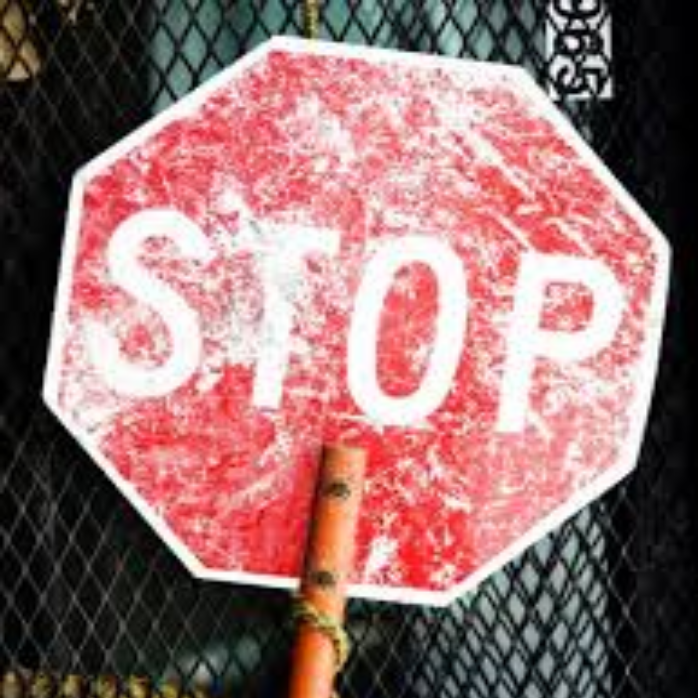
#> input picture broken2.png, 698 x 698 px
$ python contour.py
#> lines starting #> are read from the running program, lines starting #| are printed output that depends on the picture; after the words box and inside, x2 and y2 are one past the last pixel; in counts of white or black regions, pixels touching at a corner belong together
import numpy as np
import cv2 as cv
import matplotlib.pyplot as plt
from matplotlib.widgets import Button


fig, ax = plt.subplots()
plt.subplots_adjust(bottom=0.2)
img = cv.imread('broken2.png')
#> img is the input picture: shape (698, 698, 3); mean B, G, R 112.4, 112.9, 149.4
imgray = cv.cvtColor(img, cv.COLOR_BGR2GRAY)
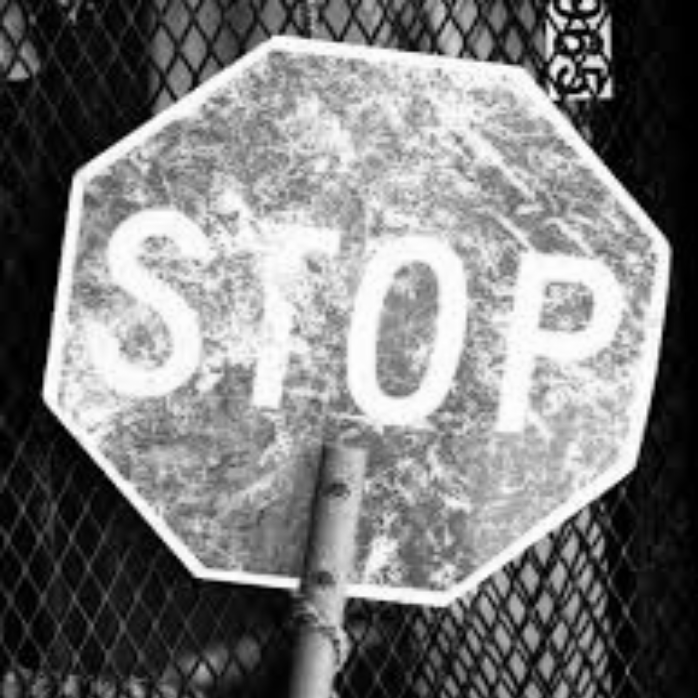
#> imgray: shape (698, 698); min 0, max 255, mean 123.7
ret, thresh = cv.threshold(imgray, 127, 255, 0)
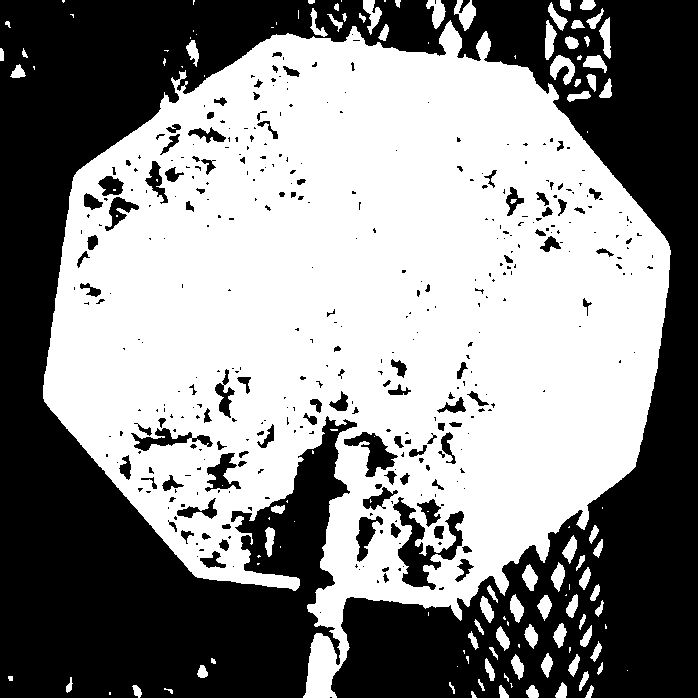
#> thresh: shape (698, 698); 54.3% white; 382 black regions (267 under 20 px)
contours, hierarchy = cv.findContours(thresh, cv.RETR_CCOMP, cv.CHAIN_APPROX_SIMPLE)
#> contours = 516 contours, 312 with area under 20; largest, box (x1, y1, x2, y2) and area: (43, 20, 671, 698) 269147, (392, 496, 465, 591) 2472, (343, 431, 399, 478) 1050, (204, 452, 242, 493) 708, (130, 427, 193, 452) 664

cv.drawContours(img, contours, -1, (0,255,0),3)
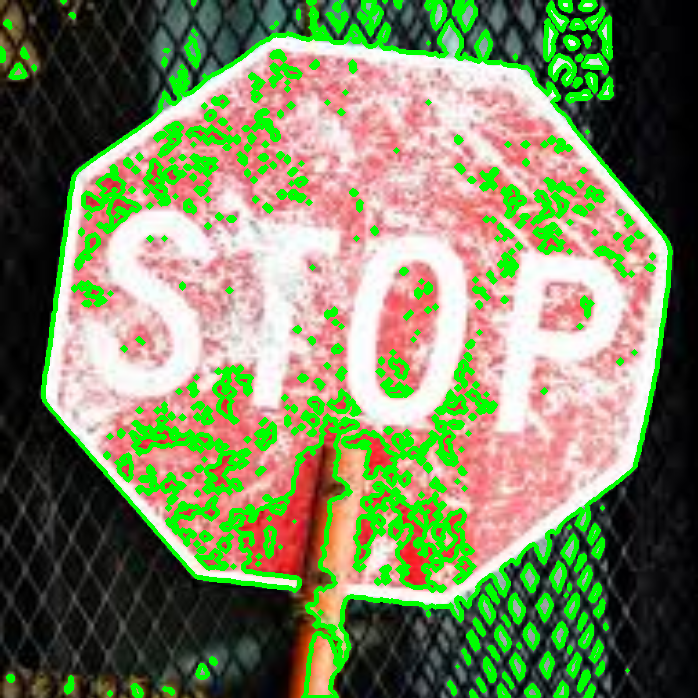
#> img: shape (698, 698, 3); 14.11% of pixels changed, all inside (x1, y1, x2, y2) = (0, 0, 673, 698)
ax.imshow(img)

class Index():

    contour_index =-1

    def next(self, event):
        self.contour_index += 1
        cv.drawContours(img, contours, self.contour_index, (255,0,0),3)
        ax.imshow(img)
        plt.draw()

    def previous(self, event):
        self.contour_index -= 1
        cv.drawContours(img, contours, self.contour_index, (0,255,0),3)
        ax.imshow(img)
        plt.draw()

callback = Index();
axNext = plt.axes([0.81, 0.05, 0.1, 0.075])
axPrev = plt.axes([0.7, 0.05, 0.1, 0.075])
bNext = Button(axNext,'Next')
bPrev = Button(axPrev,'Previous')
bNext.on_clicked(callback.next)
bPrev.on_clicked(callback.previous)
plt.show()

$ run again, with broken1.png copied over broken2.png
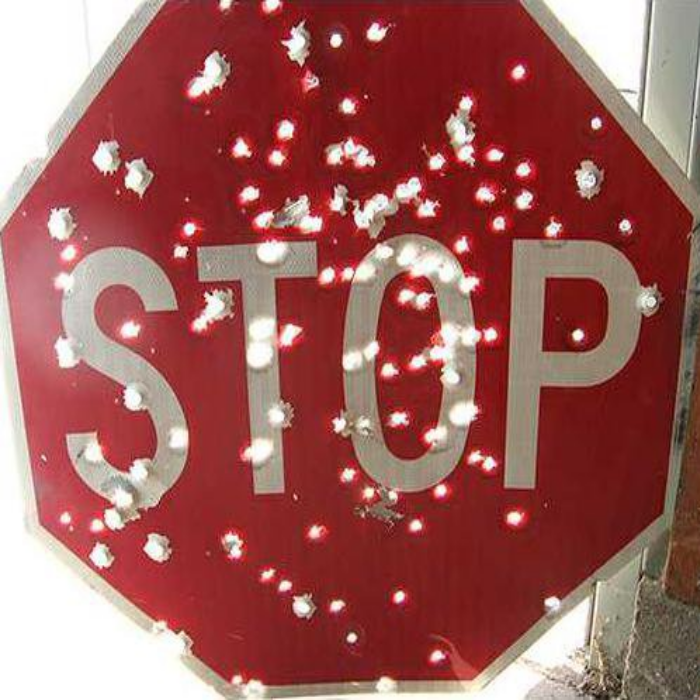
#> input picture broken1.png, 700 x 700 px
#> img is the input picture: shape (700, 700, 3); mean B, G, R 92, 95.6, 158.9
#> `ret, thresh = cv.threshold(imgray, 127, 255, 0)`:
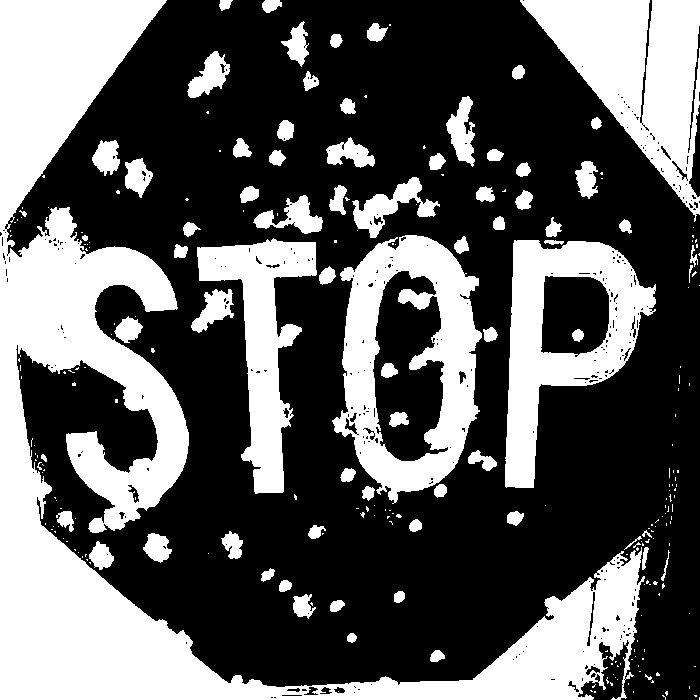
#> thresh: shape (700, 700); 36.3% white; 252 white regions (179 under 20 px)
#> contours = 569 contours, 462 with area under 20; largest, box (x1, y1, x2, y2) and area: (0, 0, 645, 700) 91340, (332, 235, 482, 504) 28670, (505, 240, 656, 488) 20126, (520, 0, 700, 222) 18527, (197, 238, 317, 494) 11126
#> `cv.drawContours(img, contours, -1, (0,255,0),3)`:
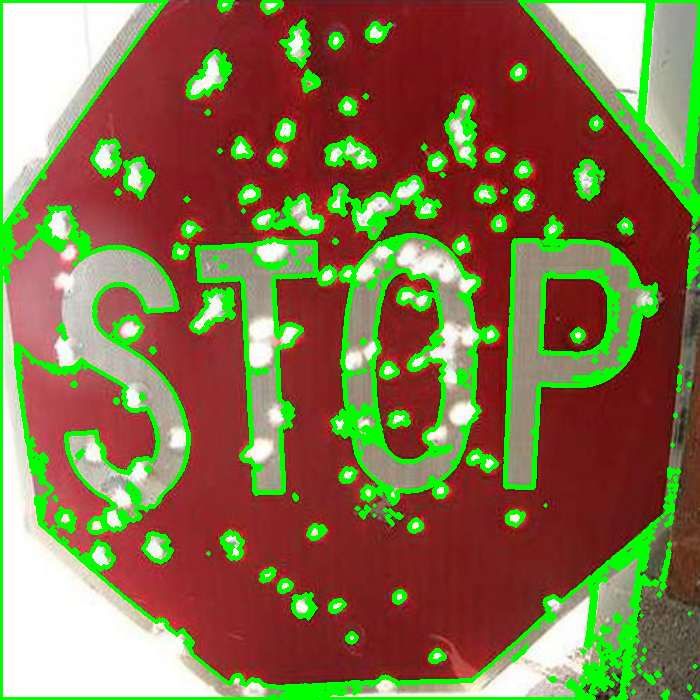
#> img: shape (700, 700, 3); 14.68% of pixels changed, all inside (x1, y1, x2, y2) = (0, 0, 700, 700)

$ run again, with face.png copied over broken2.png
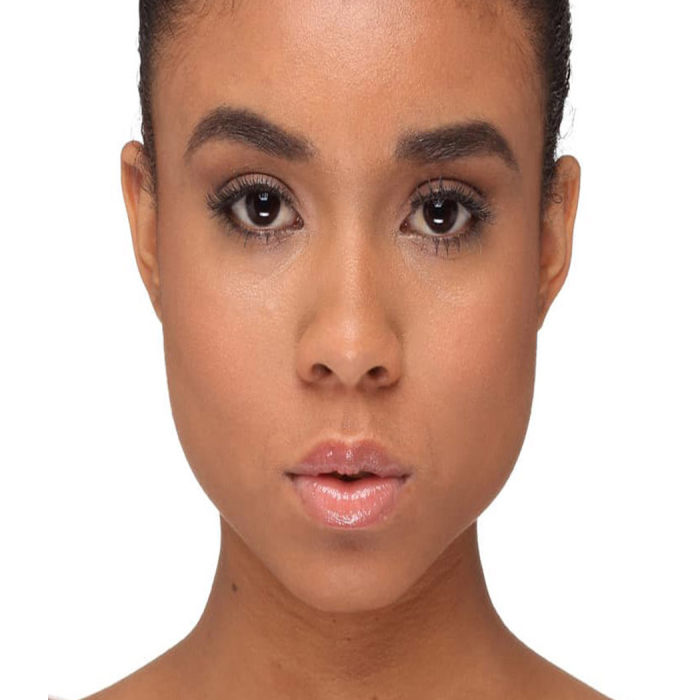
#> input picture face.png, 700 x 700 px
#> img is the input picture: shape (700, 700, 3); mean B, G, R 163.9, 178.4, 210.7
#> `ret, thresh = cv.threshold(imgray, 127, 255, 0)`:
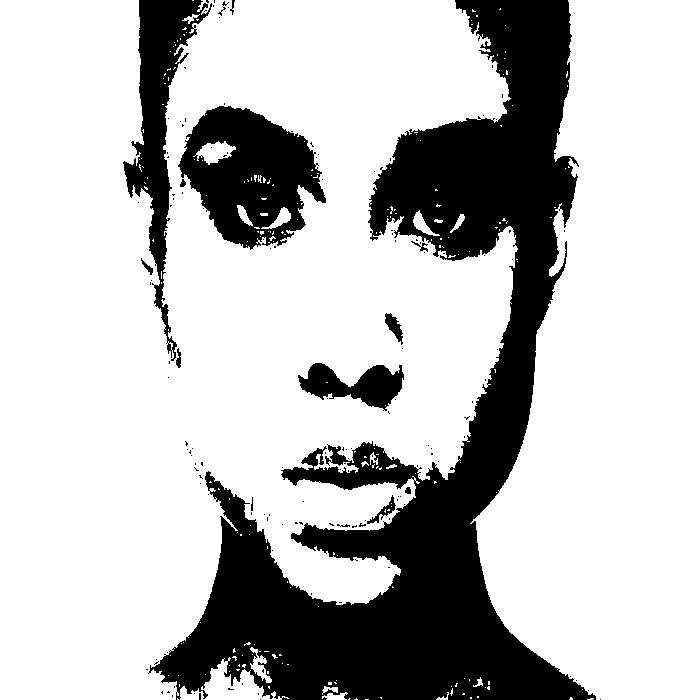
#> thresh: shape (700, 700); 75% white; 145 black regions (131 under 20 px)
#> contours = 414 contours, 385 with area under 20; largest, box (x1, y1, x2, y2) and area: (0, 0, 518, 700) 264926, (470, 0, 700, 700) 112455, (177, 105, 327, 251) 14188, (297, 362, 405, 412) 2854, (180, 657, 289, 700) 1562
#> `cv.drawContours(img, contours, -1, (0,255,0),3)`:
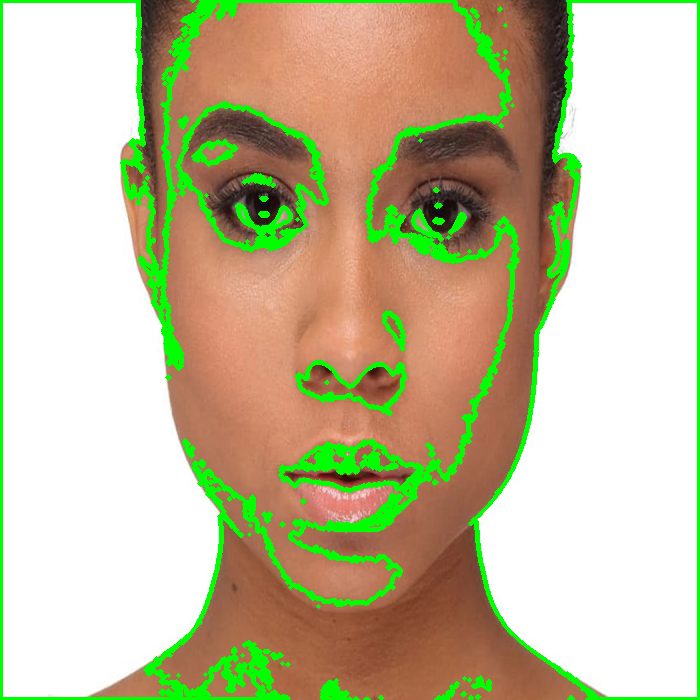
#> img: shape (700, 700, 3); 9.11% of pixels changed, all inside (x1, y1, x2, y2) = (0, 0, 700, 700)
